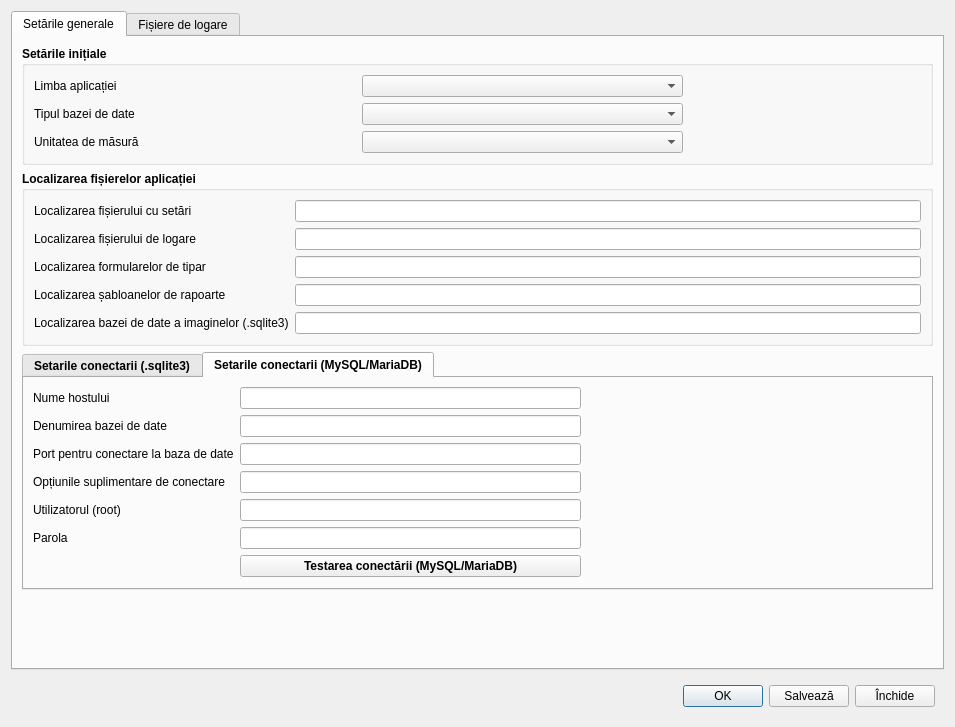
<?xml version="1.0" encoding="UTF-8"?>
<ui version="4.0">
 <class>AppSettings</class>
 <widget class="QDialog" name="AppSettings">
  <property name="geometry">
   <rect>
    <x>0</x>
    <y>0</y>
    <width>955</width>
    <height>727</height>
   </rect>
  </property>
  <property name="sizePolicy">
   <sizepolicy hsizetype="Expanding" vsizetype="Preferred">
    <horstretch>0</horstretch>
    <verstretch>0</verstretch>
   </sizepolicy>
  </property>
  <property name="windowTitle">
   <string>Dialog</string>
  </property>
  <property name="windowIcon">
   <iconset resource="../resource.qrc">
    <normaloff>:/img/settings_x32.png</normaloff>:/img/settings_x32.png</iconset>
  </property>
  <layout class="QGridLayout" name="gridLayout_4">
   <item row="1" column="0">
    <widget class="QWidget" name="widget" native="true">
     <property name="sizePolicy">
      <sizepolicy hsizetype="Expanding" vsizetype="Preferred">
       <horstretch>0</horstretch>
       <verstretch>0</verstretch>
      </sizepolicy>
     </property>
     <layout class="QHBoxLayout" name="horizontalLayout">
      <item>
       <spacer name="horizontalSpacer_3">
        <property name="orientation">
         <enum>Qt::Horizontal</enum>
        </property>
        <property name="sizeHint" stdset="0">
         <size>
          <width>40</width>
          <height>20</height>
         </size>
        </property>
       </spacer>
      </item>
      <item>
       <widget class="QPushButton" name="btnOK">
        <property name="text">
         <string>OK</string>
        </property>
        <property name="icon">
         <iconset resource="../resource.qrc">
          <normaloff>:/img/accept_button.png</normaloff>:/img/accept_button.png</iconset>
        </property>
       </widget>
      </item>
      <item>
       <widget class="QPushButton" name="btnWrite">
        <property name="text">
         <string>Salvează</string>
        </property>
        <property name="icon">
         <iconset resource="../resource.qrc">
          <normaloff>:/img/save.png</normaloff>:/img/save.png</iconset>
        </property>
       </widget>
      </item>
      <item>
       <widget class="QPushButton" name="btnCancel">
        <property name="text">
         <string>Închide</string>
        </property>
        <property name="icon">
         <iconset resource="../resource.qrc">
          <normaloff>:/img/close_x32.png</normaloff>:/img/close_x32.png</iconset>
        </property>
       </widget>
      </item>
     </layout>
    </widget>
   </item>
   <item row="0" column="0">
    <widget class="QTabWidget" name="tabView">
     <property name="currentIndex">
      <number>0</number>
     </property>
     <widget class="QWidget" name="tabSettings">
      <attribute name="title">
       <string>Setările generale</string>
      </attribute>
      <layout class="QGridLayout" name="gridLayout_7">
       <item row="3" column="0">
        <spacer name="verticalSpacer">
         <property name="orientation">
          <enum>Qt::Vertical</enum>
         </property>
         <property name="sizeHint" stdset="0">
          <size>
           <width>20</width>
           <height>40</height>
          </size>
         </property>
        </spacer>
       </item>
       <item row="0" column="0">
        <widget class="QGroupBox" name="groupBox">
         <property name="sizePolicy">
          <sizepolicy hsizetype="Expanding" vsizetype="Preferred">
           <horstretch>0</horstretch>
           <verstretch>0</verstretch>
          </sizepolicy>
         </property>
         <property name="font">
          <font>
           <weight>75</weight>
           <bold>true</bold>
          </font>
         </property>
         <property name="title">
          <string>Setările inițiale</string>
         </property>
         <layout class="QGridLayout" name="gridLayout_2">
          <item row="1" column="1">
           <widget class="QComboBox" name="comboBoxTypeSQL">
            <property name="font">
             <font>
              <weight>50</weight>
              <bold>false</bold>
             </font>
            </property>
           </widget>
          </item>
          <item row="1" column="0">
           <widget class="QLabel" name="label_2">
            <property name="font">
             <font>
              <weight>50</weight>
              <bold>false</bold>
             </font>
            </property>
            <property name="text">
             <string>Tipul bazei de date</string>
            </property>
           </widget>
          </item>
          <item row="3" column="0">
           <widget class="QLabel" name="label_3">
            <property name="font">
             <font>
              <weight>50</weight>
              <bold>false</bold>
             </font>
            </property>
            <property name="text">
             <string>Unitatea de măsură</string>
            </property>
           </widget>
          </item>
          <item row="1" column="2">
           <spacer name="horizontalSpacer">
            <property name="orientation">
             <enum>Qt::Horizontal</enum>
            </property>
            <property name="sizeType">
             <enum>QSizePolicy::Minimum</enum>
            </property>
            <property name="sizeHint" stdset="0">
             <size>
              <width>238</width>
              <height>20</height>
             </size>
            </property>
           </spacer>
          </item>
          <item row="0" column="1">
           <widget class="QComboBox" name="comboBoxLangApp">
            <property name="font">
             <font>
              <weight>50</weight>
              <bold>false</bold>
             </font>
            </property>
           </widget>
          </item>
          <item row="3" column="1">
           <widget class="QComboBox" name="comboBoxUnitMeasure">
            <property name="font">
             <font>
              <weight>50</weight>
              <bold>false</bold>
             </font>
            </property>
           </widget>
          </item>
          <item row="0" column="0">
           <widget class="QLabel" name="label">
            <property name="font">
             <font>
              <weight>50</weight>
              <bold>false</bold>
             </font>
            </property>
            <property name="text">
             <string>Limba aplicației</string>
            </property>
           </widget>
          </item>
         </layout>
        </widget>
       </item>
       <item row="1" column="0">
        <widget class="QGroupBox" name="Localizarea">
         <property name="sizePolicy">
          <sizepolicy hsizetype="Expanding" vsizetype="Preferred">
           <horstretch>0</horstretch>
           <verstretch>0</verstretch>
          </sizepolicy>
         </property>
         <property name="font">
          <font>
           <weight>75</weight>
           <bold>true</bold>
          </font>
         </property>
         <property name="title">
          <string>Localizarea fișierelor aplicației</string>
         </property>
         <layout class="QGridLayout" name="gridLayout_5">
          <item row="2" column="0">
           <widget class="QLabel" name="label_14">
            <property name="font">
             <font>
              <weight>50</weight>
              <bold>false</bold>
             </font>
            </property>
            <property name="text">
             <string>Localizarea formularelor de tipar</string>
            </property>
           </widget>
          </item>
          <item row="4" column="0">
           <widget class="QLabel" name="label_5">
            <property name="font">
             <font>
              <weight>50</weight>
              <bold>false</bold>
             </font>
            </property>
            <property name="text">
             <string>Localizarea bazei de date a imaginelor (.sqlite3)</string>
            </property>
           </widget>
          </item>
          <item row="0" column="2">
           <widget class="QLineEdit" name="txtPathAppSettings">
            <property name="font">
             <font>
              <weight>50</weight>
              <bold>false</bold>
             </font>
            </property>
            <property name="clearButtonEnabled">
             <bool>false</bool>
            </property>
           </widget>
          </item>
          <item row="4" column="2">
           <widget class="QLineEdit" name="txtPathImage">
            <property name="font">
             <font>
              <weight>50</weight>
              <bold>false</bold>
             </font>
            </property>
            <property name="clearButtonEnabled">
             <bool>true</bool>
            </property>
           </widget>
          </item>
          <item row="1" column="2">
           <widget class="QLineEdit" name="txtPathLog">
            <property name="font">
             <font>
              <weight>50</weight>
              <bold>false</bold>
             </font>
            </property>
            <property name="clearButtonEnabled">
             <bool>true</bool>
            </property>
           </widget>
          </item>
          <item row="0" column="0">
           <widget class="QLabel" name="label_4">
            <property name="font">
             <font>
              <weight>50</weight>
              <bold>false</bold>
             </font>
            </property>
            <property name="text">
             <string>Localizarea fișierului cu setări</string>
            </property>
           </widget>
          </item>
          <item row="2" column="2">
           <widget class="QLineEdit" name="txtPathTemplatesPrint">
            <property name="font">
             <font>
              <weight>50</weight>
              <bold>false</bold>
             </font>
            </property>
           </widget>
          </item>
          <item row="1" column="0">
           <widget class="QLabel" name="label_6">
            <property name="font">
             <font>
              <weight>50</weight>
              <bold>false</bold>
             </font>
            </property>
            <property name="text">
             <string>Localizarea fișierului de logare</string>
            </property>
           </widget>
          </item>
          <item row="3" column="2">
           <widget class="QLineEdit" name="txtPathReports">
            <property name="font">
             <font>
              <weight>50</weight>
              <bold>false</bold>
             </font>
            </property>
            <property name="text">
             <string/>
            </property>
           </widget>
          </item>
          <item row="3" column="0">
           <widget class="QLabel" name="label_15">
            <property name="font">
             <font>
              <weight>50</weight>
              <bold>false</bold>
             </font>
            </property>
            <property name="text">
             <string>Localizarea șabloanelor de rapoarte</string>
            </property>
           </widget>
          </item>
         </layout>
        </widget>
       </item>
       <item row="2" column="0">
        <widget class="QTabWidget" name="tabConnections">
         <property name="font">
          <font>
           <weight>75</weight>
           <bold>true</bold>
          </font>
         </property>
         <property name="tabShape">
          <enum>QTabWidget::Rounded</enum>
         </property>
         <property name="currentIndex">
          <number>1</number>
         </property>
         <property name="elideMode">
          <enum>Qt::ElideNone</enum>
         </property>
         <widget class="QWidget" name="tabSqlite">
          <attribute name="title">
           <string>Setarile conectarii (.sqlite3)</string>
          </attribute>
          <layout class="QGridLayout" name="gridLayout_3">
           <item row="0" column="1">
            <widget class="QLineEdit" name="nameBaseSqlite">
             <property name="font">
              <font>
               <weight>50</weight>
               <bold>false</bold>
              </font>
             </property>
             <property name="clearButtonEnabled">
              <bool>true</bool>
             </property>
            </widget>
           </item>
           <item row="1" column="1" colspan="2">
            <widget class="QLineEdit" name="txtPathBaseSQLITE">
             <property name="font">
              <font>
               <weight>50</weight>
               <bold>false</bold>
              </font>
             </property>
             <property name="clearButtonEnabled">
              <bool>false</bool>
             </property>
            </widget>
           </item>
           <item row="4" column="1">
            <spacer name="verticalSpacer_2">
             <property name="orientation">
              <enum>Qt::Vertical</enum>
             </property>
             <property name="sizeHint" stdset="0">
              <size>
               <width>20</width>
               <height>40</height>
              </size>
             </property>
            </spacer>
           </item>
           <item row="1" column="0">
            <widget class="QLabel" name="label_10">
             <property name="font">
              <font>
               <weight>50</weight>
               <bold>false</bold>
              </font>
             </property>
             <property name="text">
              <string>Localizarea bazei de date (.sqlite3)</string>
             </property>
            </widget>
           </item>
           <item row="2" column="2">
            <spacer name="horizontalSpacer_2">
             <property name="orientation">
              <enum>Qt::Horizontal</enum>
             </property>
             <property name="sizeHint" stdset="0">
              <size>
               <width>322</width>
               <height>20</height>
              </size>
             </property>
            </spacer>
           </item>
           <item row="0" column="0">
            <widget class="QLabel" name="label_16">
             <property name="font">
              <font>
               <weight>50</weight>
               <bold>false</bold>
              </font>
             </property>
             <property name="text">
              <string>Denumirea bazei de date (.sqlite3)</string>
             </property>
            </widget>
           </item>
           <item row="2" column="1">
            <widget class="QPushButton" name="btnCreateNewBaseSqlite">
             <property name="text">
              <string>Testarea conectării (.sqlite3)</string>
             </property>
            </widget>
           </item>
           <item row="0" column="2">
            <spacer name="horizontalSpacer_5">
             <property name="orientation">
              <enum>Qt::Horizontal</enum>
             </property>
             <property name="sizeHint" stdset="0">
              <size>
               <width>40</width>
               <height>20</height>
              </size>
             </property>
            </spacer>
           </item>
          </layout>
         </widget>
         <widget class="QWidget" name="tabMySQL">
          <attribute name="title">
           <string>Setarile conectarii (MySQL/MariaDB)</string>
          </attribute>
          <layout class="QGridLayout" name="gridLayout">
           <item row="0" column="0">
            <widget class="QLabel" name="label_9">
             <property name="font">
              <font>
               <weight>50</weight>
               <bold>false</bold>
              </font>
             </property>
             <property name="text">
              <string>Nume hostului</string>
             </property>
            </widget>
           </item>
           <item row="0" column="1">
            <widget class="QLineEdit" name="mySQLhost">
             <property name="enabled">
              <bool>true</bool>
             </property>
             <property name="font">
              <font>
               <weight>50</weight>
               <bold>false</bold>
              </font>
             </property>
             <property name="clearButtonEnabled">
              <bool>true</bool>
             </property>
            </widget>
           </item>
           <item row="1" column="0">
            <widget class="QLabel" name="label_11">
             <property name="font">
              <font>
               <weight>50</weight>
               <bold>false</bold>
              </font>
             </property>
             <property name="text">
              <string>Denumirea bazei de date</string>
             </property>
            </widget>
           </item>
           <item row="1" column="1">
            <widget class="QLineEdit" name="mySQLnameBase">
             <property name="font">
              <font>
               <weight>50</weight>
               <bold>false</bold>
              </font>
             </property>
             <property name="clearButtonEnabled">
              <bool>true</bool>
             </property>
            </widget>
           </item>
           <item row="2" column="0">
            <widget class="QLabel" name="label_12">
             <property name="font">
              <font>
               <weight>50</weight>
               <bold>false</bold>
              </font>
             </property>
             <property name="text">
              <string>Port pentru conectare la baza de date</string>
             </property>
            </widget>
           </item>
           <item row="2" column="1">
            <widget class="QLineEdit" name="mySQLport">
             <property name="font">
              <font>
               <weight>50</weight>
               <bold>false</bold>
              </font>
             </property>
             <property name="clearButtonEnabled">
              <bool>true</bool>
             </property>
            </widget>
           </item>
           <item row="3" column="0">
            <widget class="QLabel" name="label_13">
             <property name="font">
              <font>
               <weight>50</weight>
               <bold>false</bold>
              </font>
             </property>
             <property name="text">
              <string>Opțiunile suplimentare de conectare</string>
             </property>
            </widget>
           </item>
           <item row="3" column="1">
            <widget class="QLineEdit" name="mySQLoptionConnect">
             <property name="font">
              <font>
               <weight>50</weight>
               <bold>false</bold>
              </font>
             </property>
             <property name="clearButtonEnabled">
              <bool>true</bool>
             </property>
            </widget>
           </item>
           <item row="4" column="0">
            <widget class="QLabel" name="label_7">
             <property name="font">
              <font>
               <weight>50</weight>
               <bold>false</bold>
              </font>
             </property>
             <property name="text">
              <string>Utilizatorul (root)</string>
             </property>
            </widget>
           </item>
           <item row="4" column="1">
            <widget class="QLineEdit" name="mySQLuser">
             <property name="font">
              <font>
               <weight>50</weight>
               <bold>false</bold>
              </font>
             </property>
             <property name="clearButtonEnabled">
              <bool>true</bool>
             </property>
            </widget>
           </item>
           <item row="5" column="0">
            <widget class="QLabel" name="label_8">
             <property name="font">
              <font>
               <weight>50</weight>
               <bold>false</bold>
              </font>
             </property>
             <property name="text">
              <string>Parola</string>
             </property>
            </widget>
           </item>
           <item row="5" column="1">
            <widget class="QLineEdit" name="mySQLpasswdUser">
             <property name="font">
              <font>
               <weight>50</weight>
               <bold>false</bold>
              </font>
             </property>
             <property name="echoMode">
              <enum>QLineEdit::Password</enum>
             </property>
             <property name="clearButtonEnabled">
              <bool>true</bool>
             </property>
            </widget>
           </item>
           <item row="6" column="1">
            <widget class="QPushButton" name="btnTestConnectionMySQL">
             <property name="text">
              <string>Testarea conectării (MySQL/MariaDB)</string>
             </property>
            </widget>
           </item>
           <item row="6" column="2">
            <spacer name="horizontalSpacer_4">
             <property name="orientation">
              <enum>Qt::Horizontal</enum>
             </property>
             <property name="sizeHint" stdset="0">
              <size>
               <width>40</width>
               <height>20</height>
              </size>
             </property>
            </spacer>
           </item>
          </layout>
         </widget>
        </widget>
       </item>
      </layout>
     </widget>
     <widget class="QWidget" name="tabLogs">
      <attribute name="title">
       <string>Fișiere de logare</string>
      </attribute>
      <layout class="QGridLayout" name="gridLayout_6">
       <item row="1" column="2">
        <widget class="QSpinBox" name="numberLogFile"/>
       </item>
       <item row="1" column="3">
        <widget class="QLabel" name="label_18">
         <property name="font">
          <font>
           <weight>75</weight>
           <bold>true</bold>
          </font>
         </property>
         <property name="styleSheet">
          <string notr="true">color: rgb(193, 125, 17);</string>
         </property>
         <property name="text">
          <string>fișiere de logare</string>
         </property>
        </widget>
       </item>
       <item row="1" column="1">
        <widget class="QLabel" name="label_17">
         <property name="font">
          <font>
           <weight>75</weight>
           <bold>true</bold>
          </font>
         </property>
         <property name="styleSheet">
          <string notr="true">color: rgb(193, 125, 17);</string>
         </property>
         <property name="text">
          <string>... de păstrat ultimele</string>
         </property>
        </widget>
       </item>
       <item row="1" column="4">
        <spacer name="horizontalSpacer_6">
         <property name="orientation">
          <enum>Qt::Horizontal</enum>
         </property>
         <property name="sizeHint" stdset="0">
          <size>
           <width>40</width>
           <height>20</height>
          </size>
         </property>
        </spacer>
       </item>
       <item row="3" column="0" colspan="5">
        <widget class="QSplitter" name="splitter">
         <property name="sizePolicy">
          <sizepolicy hsizetype="Expanding" vsizetype="Expanding">
           <horstretch>0</horstretch>
           <verstretch>0</verstretch>
          </sizepolicy>
         </property>
         <property name="orientation">
          <enum>Qt::Vertical</enum>
         </property>
         <widget class="QTableView" name="tableViewLogs">
          <property name="enabled">
           <bool>true</bool>
          </property>
          <property name="sizePolicy">
           <sizepolicy hsizetype="Expanding" vsizetype="Expanding">
            <horstretch>0</horstretch>
            <verstretch>0</verstretch>
           </sizepolicy>
          </property>
          <property name="minimumSize">
           <size>
            <width>0</width>
            <height>0</height>
           </size>
          </property>
         </widget>
         <widget class="QPlainTextEdit" name="textLog">
          <property name="minimumSize">
           <size>
            <width>0</width>
            <height>0</height>
           </size>
          </property>
          <property name="maximumSize">
           <size>
            <width>16777215</width>
            <height>16777215</height>
           </size>
          </property>
          <property name="sizeIncrement">
           <size>
            <width>0</width>
            <height>0</height>
           </size>
          </property>
         </widget>
        </widget>
       </item>
      </layout>
     </widget>
    </widget>
   </item>
  </layout>
 </widget>
 <tabstops>
  <tabstop>comboBoxLangApp</tabstop>
  <tabstop>comboBoxTypeSQL</tabstop>
  <tabstop>comboBoxUnitMeasure</tabstop>
  <tabstop>txtPathAppSettings</tabstop>
  <tabstop>txtPathLog</tabstop>
  <tabstop>txtPathImage</tabstop>
  <tabstop>nameBaseSqlite</tabstop>
  <tabstop>txtPathBaseSQLITE</tabstop>
  <tabstop>btnCreateNewBaseSqlite</tabstop>
  <tabstop>mySQLhost</tabstop>
  <tabstop>mySQLnameBase</tabstop>
  <tabstop>mySQLport</tabstop>
  <tabstop>mySQLoptionConnect</tabstop>
  <tabstop>mySQLuser</tabstop>
  <tabstop>mySQLpasswdUser</tabstop>
  <tabstop>btnTestConnectionMySQL</tabstop>
  <tabstop>btnOK</tabstop>
  <tabstop>btnWrite</tabstop>
  <tabstop>btnCancel</tabstop>
  <tabstop>tabView</tabstop>
  <tabstop>tabConnections</tabstop>
 </tabstops>
 <resources>
  <include location="../resource.qrc"/>
 </resources>
 <connections/>
</ui>
